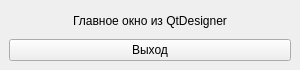
<?xml version="1.0" encoding="UTF-8"?>
<ui version="4.0">
 <class>MainWindow</class>
 <widget class="QMainWindow" name="MainWindow">
  <property name="geometry">
   <rect>
    <x>0</x>
    <y>0</y>
    <width>300</width>
    <height>70</height>
   </rect>
  </property>
  <property name="windowTitle">
   <string>My MainWindow</string>
  </property>
  <widget class="QWidget" name="centralwidget">
   <layout class="QHBoxLayout" name="horizontalLayout">
    <item>
     <layout class="QVBoxLayout" name="verticalLayout">
      <item alignment="Qt::AlignHCenter">
       <widget class="QLabel" name="label">
        <property name="text">
         <string>Главное окно из QtDesigner</string>
        </property>
        <property name="alignment">
         <set>Qt::AlignCenter</set>
        </property>
       </widget>
      </item>
      <item>
       <widget class="QPushButton" name="btnQuit">
        <property name="text">
         <string>Выход</string>
        </property>
       </widget>
      </item>
     </layout>
    </item>
   </layout>
  </widget>
 </widget>
 <resources/>
 <connections/>
</ui>
